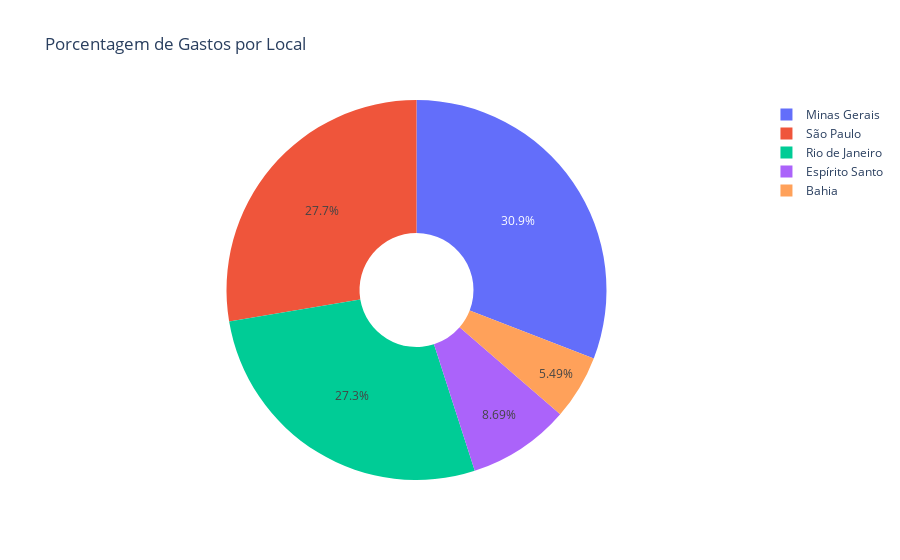

The notebook cell saved with this chart:
### Code cell
# %pip install pandas plotly

# Sempre importar as libs assim pra facilitar, óbvio
import pandas as pd
import plotly.express as px

# Ler dados do arquivo CSV
df = pd.read_csv("Compra - Página1.csv")

# Calcular a soma dos gastos por local
gastos_por_local = df.groupby('Local')['Valor'].sum().reset_index()

# Criar gráfico de pizza
fig = px.pie(gastos_por_local, values='Valor', names='Local', title='Porcentagem de Gastos por Local', hole=0.3)

# Mostrar Gráfico
fig.show()

### Figure 1 — Plotly figure (JSON) as saved in the notebook; plotly's stock layout.template omitted (floating-point values rounded to 4 significant figures)
{"data": [{"domain": {"x": [0, 1], "y": [0, 1]}, "hole": 0.3, "hovertemplate": "Local=%{label}<br>Valor=%{value}<extra></extra>", "labels": ["Bahia", "Espírito Santo", "Minas Gerais", "Rio de Janeiro", "São Paulo"], "legendgroup": "", "name": "", "showlegend": true, "type": "pie", "values": [29.8, 47.2, 167.6, 148.3, 150.2]}], "layout": {"legend": {"tracegroupgap": 0}, "title": {"text": "Porcentagem de Gastos por Local"}}}
